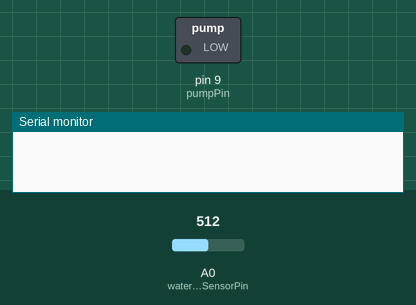
This sketch was run on a simulated Arduino Uno, built with avr-gcc and run on an emulated ATmega328P. Shown: switched loads named in the sketch (green lamp = pin HIGH), the last lines printed to the serial monitor. Inputs (shaded band) come from the test bench; at power-on: A0 (waterLevelSensorPin) = 512.

Above: at 1.8 s.
1.9 s: A0 (waterLevelSensorPin) set to 810
At 2.8 s:
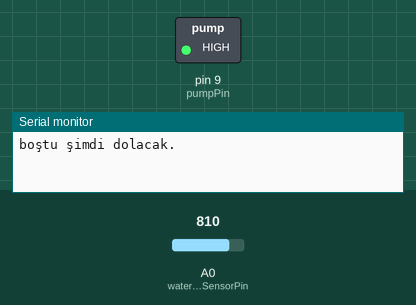
4.5 s: A0 (waterLevelSensorPin) set to 90
Timing chart, 0 to 7.5 s (numbered marks = the images above; inputs shaded):
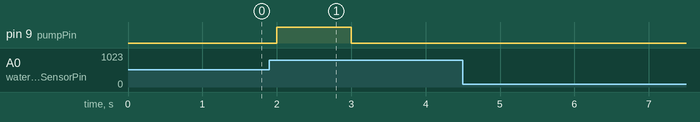

The sketch:

watertank.ino
```cpp
enum WaterTankState {
  FULL,
  EMPTYING,
  EMPTY,
  FILLING
};

WaterTankState currentState = EMPTY;

const int pumpPin = 9;
const int waterLevelSensorPin = A0;

int lowWaterLevel = 100;
int highWaterLevel = 800;

void handleStateTransitions() {

  int waterLevel = analogRead(waterLevelSensorPin);

  switch (currentState) {
    case FULL:
      if (waterLevel < lowWaterLevel) {
        currentState = EMPTYING;
        digitalWrite(pumpPin, LOW);
        Serial.println("su tankı solu şimdi boşalacak.");
      }
      break;

    case EMPTYING:
      if (waterLevel <= 0) {
        currentState = EMPTY;
        digitalWrite(pumpPin, LOW);
        Serial.println("su tankı boş.");
      }
      break;

    case EMPTY:
      if (waterLevel >= highWaterLevel) {
        currentState = FILLING;
        digitalWrite(pumpPin, HIGH);
        Serial.println("boştu şimdi dolacak.");
      }
      break;

    case FILLING:
      if (waterLevel >= highWaterLevel) {
        currentState = FULL;
        digitalWrite(pumpPin, LOW);
        Serial.println("su tankı dolu.");
      }
      break;
  }
}

void setup() {
  pinMode(pumpPin, OUTPUT);
  digitalWrite(pumpPin, LOW);

  Serial.begin(9600);

  pinMode(waterLevelSensorPin, INPUT);
}

void loop() {
  handleStateTransitions();
  delay(1000);
}
```

Measured:
- after the input at 1.9 s, pin 9 (pumpPin): LOW → HIGH after 0.10 s, → LOW 1.0 s later
